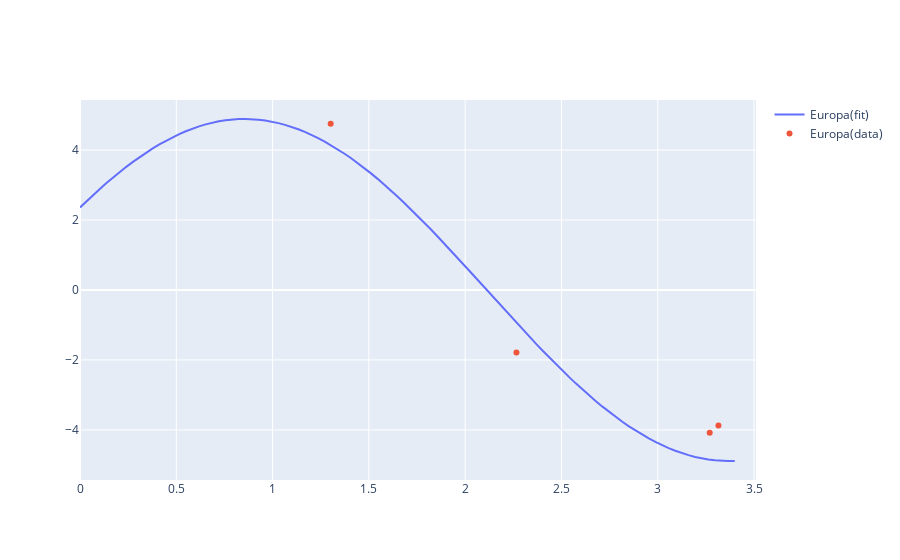

Write notebook code for a chart like this one.
### Code cell
fig4 = go.Figure()
fig4.add_trace(go.Scatter(x = t0, y = p1geurox[0]*np.sin(2*t1*np.pi/(p1geurox[1]) + p1geurox[2]+0.8),mode='lines', name='Europa(fit)'))
fig4.add_trace(go.Scatter(x = selectdata(eurodat,0), y = selectdata(eurodat,1), mode='markers',name='Europa(data)'))
